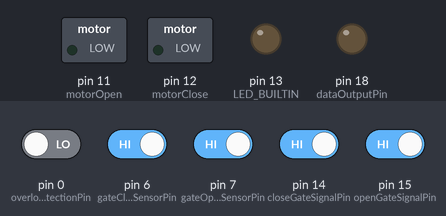
This sketch was run on a simulated Arduino Uno, built with avr-gcc and run on an emulated ATmega328P. Parts: switched loads named in the sketch (green lamp = pin HIGH), output pins drawn as LEDs (lit = HIGH). The inputs (shaded band) are chosen by the test bench; at power-on: pin 6 (gateClosedSensorPin), pin 7 (gateOpenedSensorPin), pin 14 (closeGateSignalPin), pin 15 (openGateSignalPin) HIGH, pin 0 (overloadDetectionPin) LOW.

Above: at 4.3 s.
4.4 s: pin 0 (overloadDetectionPin) driven HIGH and pin 14 (closeGateSignalPin) driven LOW
7.4 s: pin 7 (gateOpenedSensorPin) driven LOW
At 8.41 s:
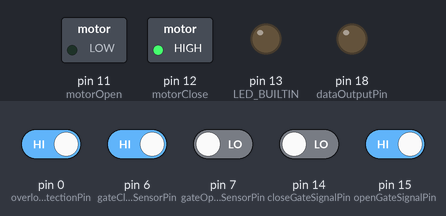
9.9 s: pin 14 (closeGateSignalPin) driven HIGH and pin 15 (openGateSignalPin) driven LOW
12.9 s: pin 6 (gateClosedSensorPin) driven LOW
At 13.91 s:
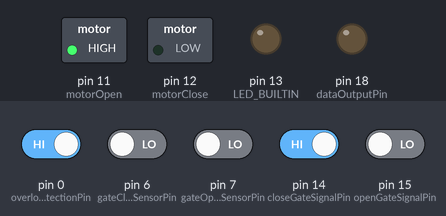
Timing chart, 0 to 15.9 s (numbered marks = the images above; inputs shaded):
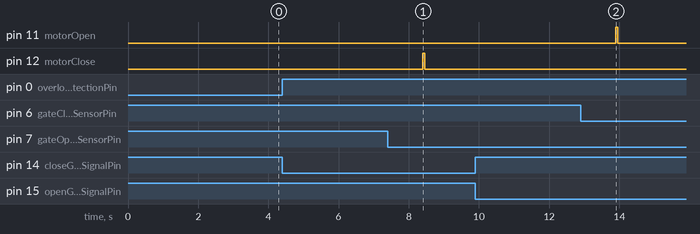

Measured:
- after the input at 4.4 s, every drawn part: stays the same
- after the input at 9.9 s, every drawn part: stays the same

The sketch:

gate_arduino.ino
```cpp
#include<avr/wdt.h>

int openGateSignalPin = 15; // schematic pin 23
int closeGateSignalPin = 14; // schematic pin 24

int motorOpen = 11; // schematic pin 17
int motorClose = 12; // schematic pin 18

int gateOpenedSensorPin = 7; // schematic pin 12
int gateClosedSensorPin = 6; // schematic pin 13
int overloadDetectionPin = 0; // schematic pin 2

int dataOutputPin = 18; // Schematic pin 27 used to send data back to Home Controller

int MOTOR_STOP_DELAY = 4000;

enum STATE {
  OPEN,
  CLOSE,
  RELAX
};
STATE state = RELAX;
STATE previousState = RELAX;

void setup() {

  pinMode(LED_BUILTIN, OUTPUT);
  pinMode(motorOpen, OUTPUT);
  pinMode(motorClose, OUTPUT);
  pinMode(dataOutputPin, OUTPUT);

  pinMode(openGateSignalPin, INPUT_PULLUP);
  pinMode(closeGateSignalPin, INPUT_PULLUP);
  pinMode(gateOpenedSensorPin, INPUT);
  pinMode(gateClosedSensorPin, INPUT);
  pinMode(overloadDetectionPin, INPUT);

  digitalWrite(motorOpen, LOW);
  digitalWrite(motorClose, LOW);
  digitalWrite(dataOutputPin, LOW);

  wdt_disable();  /* Disable the watchdog and wait for more than 2 seconds */
  delay(3000);  /* Done so that the Arduino doesn't keep resetting infinitely in case of wrong configuration */
  wdt_enable(WDTO_8S);  /* Enable the watchdog with a timeout of 8 seconds */

  delay(100);
}


void loop() {
  performIO();
  switch(state) {
    case OPEN:
      if(previousState != OPEN){
        openGate();
        previousState = OPEN;
      }
      break;

    case CLOSE:
      if(previousState != CLOSE){
        closeGate();
        previousState = CLOSE;
      }
      break;

    case RELAX:
      if(previousState != RELAX){
        relaxGate();
        previousState = RELAX;
      }
      break;
  }
  delay(50);
  wdt_reset();
}


void performIO() {
  int openGateButton = digitalRead(openGateSignalPin);
  int closeGateButton = digitalRead(closeGateSignalPin);

  // there is a pullup on the sensor. Turns low when opened or closed
  int isGateOpen = !digitalRead(gateOpenedSensorPin);
  int isGateClosed = !digitalRead(gateClosedSensorPin);

  //detect if motor is stuck
  int isMotorStuck = digitalRead(overloadDetectionPin);

  if(openGateButton && !isGateOpen && !closeGateButton){
      state = OPEN;
  } else if(closeGateButton && !isGateClosed && !openGateButton){
      state = CLOSE;
  } else {
      state = RELAX;
  }
}


void relaxGate(){
  digitalWrite(motorOpen, LOW);
  digitalWrite(motorClose, LOW);
  digitalWrite(LED_BUILTIN, LOW);
}


void closeGate(){
  relaxGate();
  delay(MOTOR_STOP_DELAY);
  digitalWrite(motorOpen, HIGH);
  digitalWrite(motorClose, LOW);
  digitalWrite(LED_BUILTIN, LOW);
}


void openGate(){
  relaxGate();
  delay(MOTOR_STOP_DELAY);
  digitalWrite(motorOpen, LOW);
  digitalWrite(motorClose, HIGH);
  digitalWrite(LED_BUILTIN, LOW);
}


//void handleMotorStuck(){
//  relaxGate();
//  digitalWrite(dataOutputPin, HIGH);
//  delay(10000);
//}
//
//
//void handleMotorReady(){
//  digitalWrite(dataOutputPin, LOW);
//}
```
